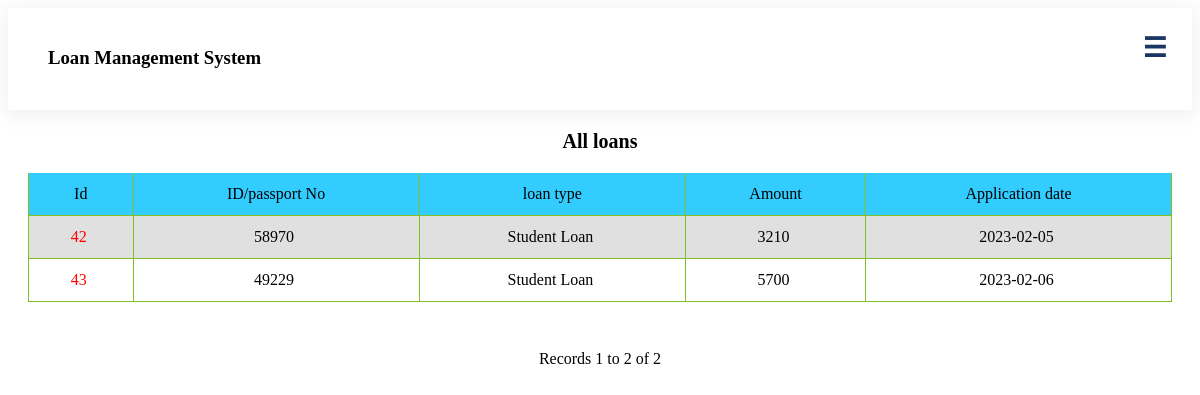
The page /admin/allloans.php (signed in) on the database as committed earlier.
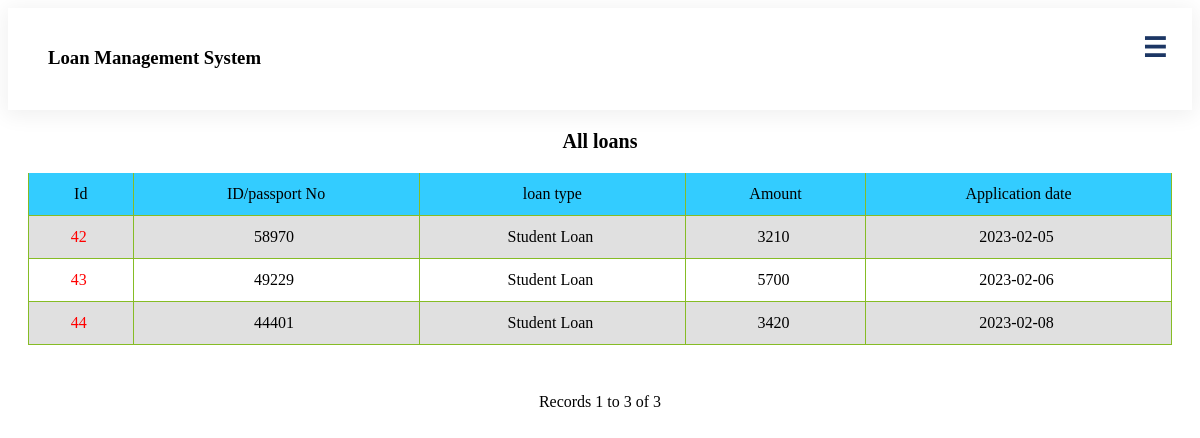
The same page on the database as committed later.
### tables this page shows
CREATE TABLE `loan` (
  `loanId` int(6) NOT NULL,
  `memberId` int(8) NOT NULL,
  `loanType` varchar(15) NOT NULL,
  `income` int(8) NOT NULL,
  `amount` int(8) NOT NULL,
  `intereset` varchar(5) NOT NULL,
  `payment_term` int(3) NOT NULL,
  `total_paid` int(8) NOT NULL,
  `emi_per_month` int(8) NOT NULL,
  `bankStatementPhoto` varchar(250) DEFAULT NULL,
  `security` varchar(250) DEFAULT NULL,
  `posting_date` date NOT NULL,
  `status` varchar(15) NOT NULL,
  `adminRemark` varchar(100) NOT NULL,
  `adminRemarkDate` date NOT NULL,
  `balance` int(255) NOT NULL
);

### admin/allloans.php (the view, shortened to what this page needs)
<?php require_once('../Connections/mlms.php'); ?>
<?php
$maxRows_Recordset1 = 10;
$pageNum_Recordset1 = 0;
$startRow_Recordset1 = $pageNum_Recordset1 * $maxRows_Recordset1;
mysqli_select_db($mlms, $database_mlms);
$query_Recordset1 = "SELECT * FROM loan";
$query_limit_Recordset1 = sprintf("%s LIMIT %d, %d", $query_Recordset1, $startRow_Recordset1, $maxRows_Recordset1);
$Recordset1 = mysqli_query($mlms, $query_limit_Recordset1) or die(mysql_error());
$row_Recordset1 = mysqli_fetch_assoc($Recordset1);
if (isset($_GET['totalRows_Recordset1'])) {
    $totalRows_Recordset1 = $_GET['totalRows_Recordset1'];
} else {
    $all_Recordset1 = mysqli_query($mlms, $query_Recordset1);
    $totalRows_Recordset1 = mysqli_num_rows($all_Recordset1);
}
?>
<html>
<head>
    <link rel="stylesheet" type="text/css" href="../Assets/css/style.css">
</head>
<body>
    <?php include '../header/admin.php'; ?>
    <center>
        <div class="main">
            <h3 class="llTl">All loans</h3>
            <table border="0" align="center" class="responsive-table">
                <tr bgcolor="#33CCFF">
                    <td>Id</td>
                    <td>ID/passport No</td>
                    <td>loan type</td>
                    <td>Amount</td>
                    <td>Application date</td>
                </tr>
                <?php do { ?>
                    <tr>
                        <td><a href="allloanss.php?recordID=<?php echo $row_Recordset1['loanId']; ?>">
                                <?php echo $row_Recordset1['loanId']; ?>&nbsp; </a></td>
                        <td>
                            <?php echo $row_Recordset1['memberId']; ?>&nbsp;
                        </td>
                        <td>
                            <?php echo $row_Recordset1['loanType']; ?>&nbsp;
                        </td>
                        <td>
                            <?php echo $row_Recordset1['total_paid']; ?>&nbsp;
                        </td>
                        <td>
                            <?php echo $row_Recordset1['posting_date']; ?>&nbsp;
                        </td>
                    </tr>
                <?php } while ($row_Recordset1 = mysqli_fetch_assoc($Recordset1)); ?>
            </table>
            <br />
            <table border=" 0">
                <tr>
                    <td>
                    </td>
                    <td>
                    </td>
                    <td>
                    </td>
                    <td>
                    </td>
                </tr>
            </table>
            Records
            <?php echo ($startRow_Recordset1 + 1) ?> to
            <?php echo min($startRow_Recordset1 + $maxRows_Recordset1, $totalRows_Recordset1) ?> of
            <?php echo $totalRows_Recordset1 ?>
        </div>
    </center>
</body>
</html>

Rows that differ between the two databases and show on the page:
added loan: loanId "44", memberId "44401", loanType "Student Loan", total_paid "3420", posting_date "2023-02-08"
Other text that changed with them:
min($startRow_Recordset1 + $maxRows_Recordset1, $totalRows_Recordset1): "2" → "3"
$totalRows_Recordset1: "2" → "3"
